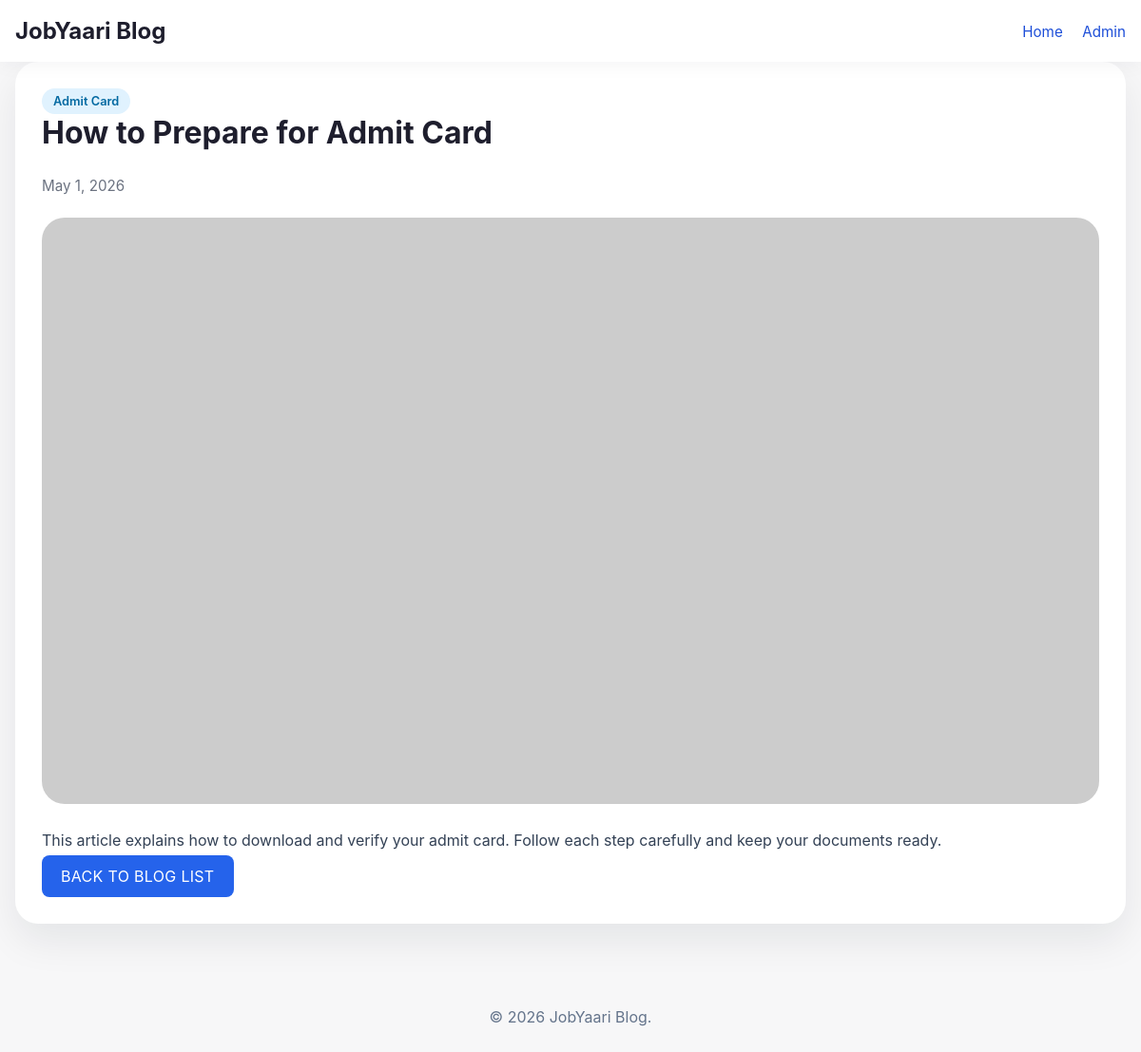
The app's page /blog.php?id=1 with its own data.
### tables this page shows
CREATE TABLE IF NOT EXISTS blogs (
  id INT AUTO_INCREMENT PRIMARY KEY,
  title VARCHAR(255) NOT NULL,
  short_description TEXT NOT NULL,
  content TEXT NOT NULL,
  category VARCHAR(100) NOT NULL,
  image VARCHAR(255) DEFAULT NULL,
  date DATE NOT NULL,
  created_at TIMESTAMP DEFAULT CURRENT_TIMESTAMP,
  updated_at TIMESTAMP DEFAULT CURRENT_TIMESTAMP ON UPDATE CURRENT_TIMESTAMP
);

### blog.php (the view, shortened to what this page needs)
<?php
require_once __DIR__ . '/includes/db.php';
$id = intval($_GET['id'] ?? 0);
$blog = null;
if ($id > 0) {
    $stmt = $conn->prepare("SELECT * FROM blogs WHERE id = ? LIMIT 1");
    $stmt->bind_param('i', $id);
    $stmt->execute();
    $blog = $stmt->get_result()->fetch_assoc();
}
?>
<!DOCTYPE html>
<html lang="en">
<head>
    <link rel="stylesheet" href="assets/css/style.css">
</head>
<body>
    <header class="site-header">
        <div class="container header-inner">
            <div>
                <h1>JobYaari Blog</h1>
            </div>
            <nav>
                <a href="index.php">Home</a>
                <a href="admin/login.php">Admin</a>
            </nav>
        </div>
    </header>
    <main class="container blog-detail">
        <?php if (!$blog): ?>
            <section class="detail-notice">
                <h2>Blog not found</h2>
                <p>The blog you are looking for does not exist or has been removed.</p>
                <a class="button" href="index.php">Back to listings</a>
            </section>
        <?php else: ?>
            <article>
                <span class="blog-category"><?php echo htmlspecialchars($blog['category']); ?></span>
                <h2><?php echo htmlspecialchars($blog['title']); ?></h2>
                <p class="blog-date"><?php echo htmlspecialchars(date('F j, Y', strtotime($blog['date']))); ?></p>
                <div class="detail-image">
                    <img src="<?php echo htmlspecialchars($blog['image'] ?: 'https://via.placeholder.com/1200x600?text=Blog+Image'); ?>" alt="<?php echo htmlspecialchars($blog['title']); ?>">
                </div>
                <div class="detail-content">
                    <?php echo nl2br(htmlspecialchars($blog['content'])); ?>
                </div>
                <a class="button" href="index.php">Back to Blog List</a>
            </article>
        <?php endif; ?>
    </main>
    <footer class="site-footer">
        <div class="container">
            <p>&copy; <?php echo date('Y'); ?> JobYaari Blog.</p>
        </div>
    </footer>
</body>
</html>

### assets/css/style.css (style rules this page uses)
* { box-sizing: border-box; }
body { margin: 0; font-family: Inter, system-ui, -apple-system, BlinkMacSystemFont, 'Segoe UI', sans-serif; background: #f7f7f8; color: #1e1e2d; }
a { color: #1d4ed8; text-decoration: none; }
img { max-width: 100%; display: block; }
.container { width: min(1200px, calc(100% - 32px)); margin: 0 auto; }
button, .button { cursor: pointer; border: none; background: #2563eb; color: #fff; padding: 12px 20px; border-radius: 8px; text-transform: uppercase; letter-spacing: .02em; display: inline-flex; align-items: center; justify-content: center; transition: background .2s ease; }
.site-header { background: #fff; box-shadow: 0 2px 20px rgba(20, 20, 50, .05); position: sticky; top: 0; z-index: 10; }
.header-inner { display: flex; align-items: center; justify-content: space-between; gap: 1rem; padding: 18px 0; }
.site-header h1 { margin: 0; font-size: 1.5rem; }
.site-header nav a { margin-left: 16px; font-size: .95rem; }
.blog-category { display: inline-flex; padding: 6px 12px; border-radius: 999px; background: #e0f2fe; color: #0369a1; font-size: .8rem; font-weight: 600; }
.blog-date { color: #6b7280; margin: 0; font-size: .95rem; }
.blog-detail article { background: #fff; padding: 28px; border-radius: 24px; box-shadow: 0 18px 40px rgba(15, 23, 42, .08); }
.blog-detail h2 { margin-top: 0; font-size: 2rem; }
.detail-image { margin: 24px 0; border-radius: 24px; overflow: hidden; }
.detail-image img { width: 100%; height: auto; display: block; }
.detail-content { color: #334155; line-height: 1.85; font-size: 1rem; }
.site-footer { padding: 24px 0; margin-top: 48px; text-align: center; color: #64748b; }

### records on screen
blogs: category "Admit Card", title "How to Prepare for Admit Card", date "May 1, 2026", content "This article explains how to download and verify your admit card. Follow each step carefully and keep your documents ready."
